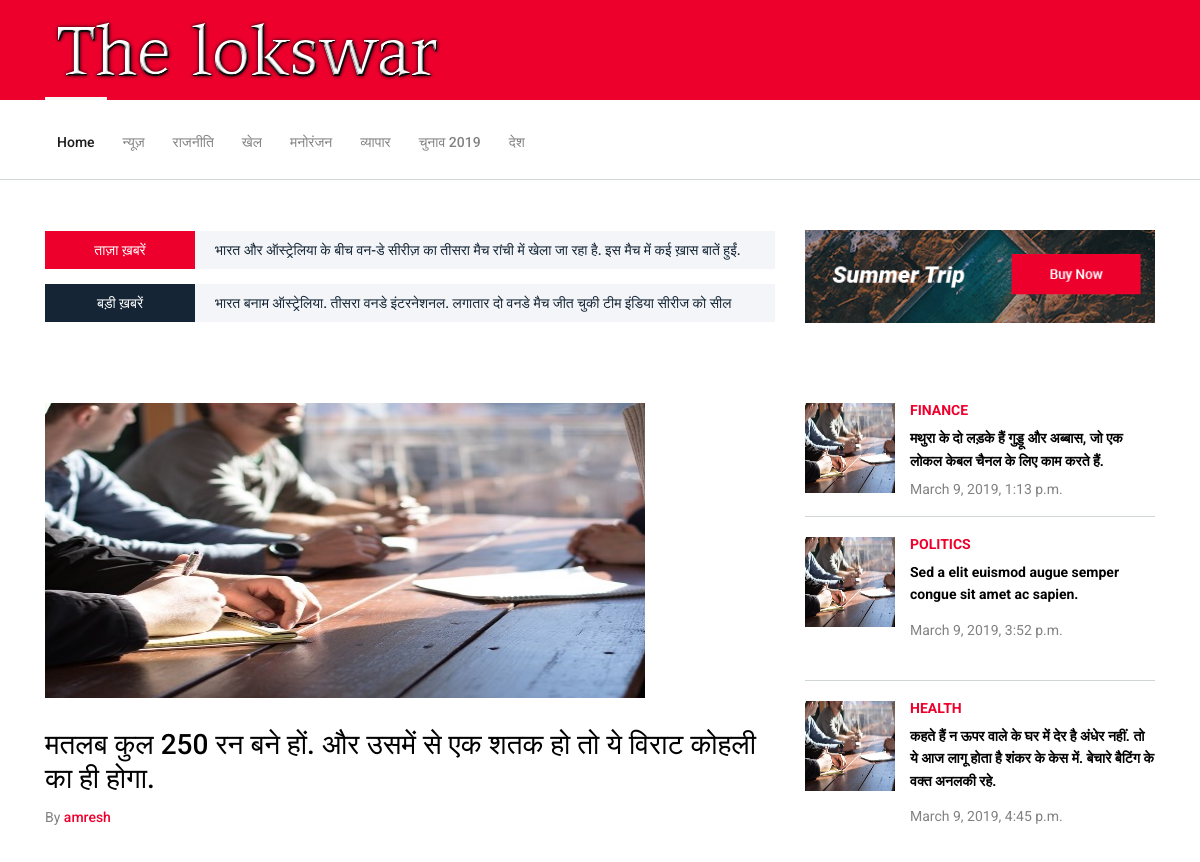
/politics_detail/t-shirt1/ (upper part), run on an earlier commit of the app's database.
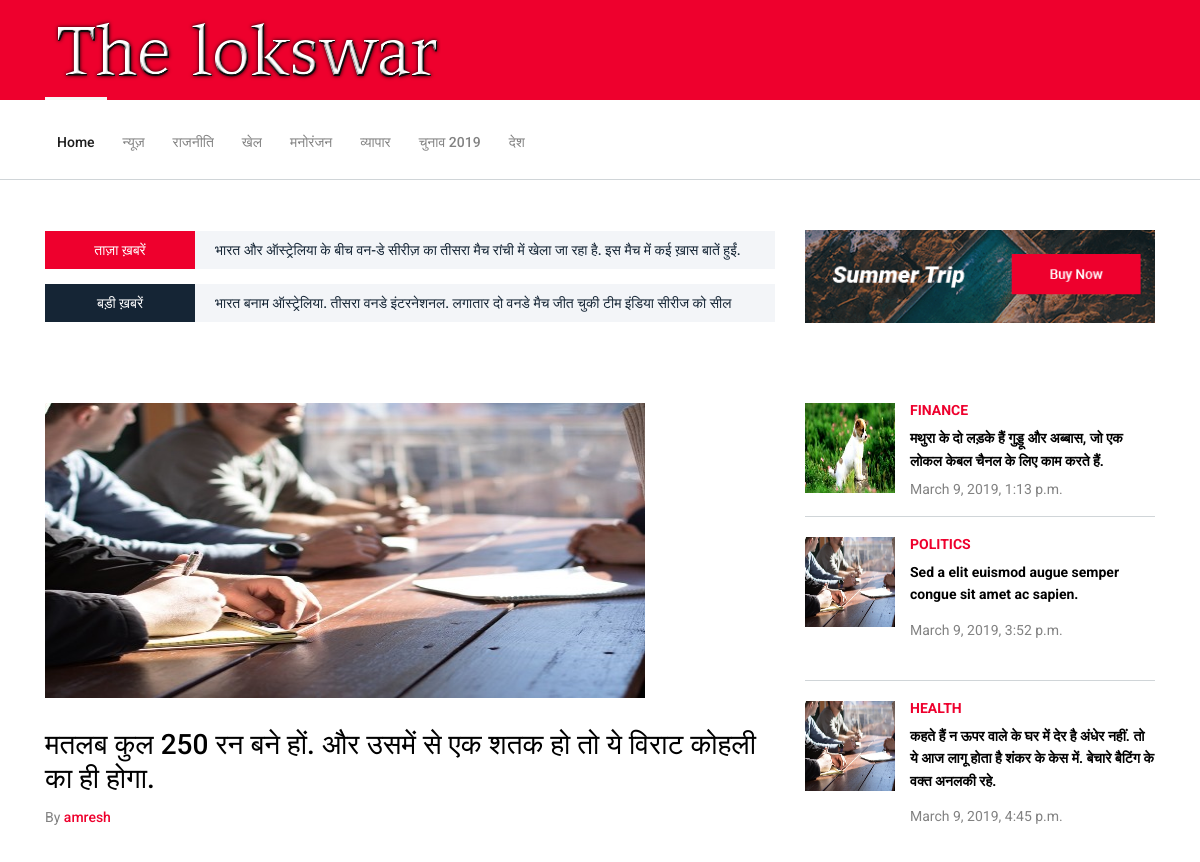
And on a later commit of the database.
### home/models.py (models this page shows, shortened)
class PopluarPostNews(models.Model):
    title = models.CharField(max_length=120,null=False)
    slug = models.SlugField(blank=True,null=True,unique=True,default=None)
    description = models.TextField(null=False)
    image = models.ImageField(upload_to='lokswar/',null=False,blank=False,default="default.jpg")
    author = models.CharField(max_length=90,null=False,default=None)
    date = models.DateTimeField(default=None,blank=True)
    featured = models.BooleanField(default=None,null=True)
    def get_absolute_url(self):
        return reverse("home:popularnews",kwargs={'slug':self.slug})

class TopNews(models.Model):
    title = models.CharField(max_length=120,null=False)
    slug = models.SlugField(blank=True,null=True,unique=True,default=None)
    description = models.TextField(null=False)
    image = models.ImageField(upload_to='lokswar/',null=False,blank=False,default="default.jpg")
    author = models.CharField(max_length=90,null=False,default=None)
    date = models.DateTimeField(default=None,blank=True)
    featured = models.BooleanField(default=None,null=True)
    def get_absolute_url(self):
        return reverse("home:topnews",kwargs={'slug':self.slug})

class Politics(models.Model):
    title = models.CharField(max_length=120,null=False)
    slug = models.SlugField(blank=True,null=True,unique=True,default=None)
    description = models.TextField(null=False)
    image = models.ImageField(upload_to='lokswar/',null=False,blank=False,default="default.jpg")
    author = models.CharField(max_length=90,null=False,default=None)
    date = models.DateTimeField(default=None,blank=True)
    featured = models.BooleanField(default=None,null=True)
    def get_absolute_url(self):
        return reverse("home:politics_detail",kwargs={'slug':self.slug})

class News(models.Model):
    title = models.CharField(max_length=120,null=False)
    slug = models.SlugField(blank=True,null=True,unique=True,default=None)
    description = models.TextField(null=False)
    image = models.ImageField(upload_to='lokswar/',null=False,blank=False,default="default.jpg")
    author = models.CharField(max_length=90,null=False,default=None)
    date = models.DateTimeField(default=None,blank=True)
    featured = models.BooleanField(default=None,null=True)
    def get_absolute_url(self):
        return reverse("home:news_detail",kwargs={'slug':self.slug})

class Movie(models.Model):
    title = models.CharField(max_length=120,null=False)
    slug = models.SlugField(blank=True,null=True,unique=True,default=None)
    description = models.TextField(null=False)
    image = models.ImageField(upload_to='lokswar/',null=False,blank=False,default="default.jpg")
    author = models.CharField(max_length=90,null=False,default=None)
    date = models.DateTimeField(default=None,blank=True)
    featured = models.BooleanField(default=None,null=True)

### home/views.py (the view)
# urls.py: path('politics_detail/<slug>/',views.politics_detail,name='politics_detail'),
def politics_detail(request, slug):
    detail2 = get_object_or_404(Politics, slug=slug)
    queryset0 = list(TopNews.objects.all())
    queryset1 = list(PopluarPostNews.objects.all())
    queryset3 = list(News.objects.filter().order_by('-id'))[:1]
    queryset4 = list(Politics.objects.filter().order_by('-id'))[:1]
    queryset5 = list(Movie.objects.filter().order_by('-id'))[:1]
    queryset6 = list(Sport.objects.filter().order_by('-id'))[:1]
    queryset7 = list(Election.objects.filter().order_by('-id'))[:1]
    queryset8 = list(Business.objects.filter().order_by('-id'))[:1]
    context = {
        'detail2':detail2,
        'queryset0':queryset0,
        'queryset1':queryset1,
        'queryset3':queryset3,
        'queryset4':queryset4,
        'queryset5':queryset5,
        'queryset6':queryset6,
        'queryset7':queryset7,
        'queryset8':queryset8,
    }
    return render(request, 'home/news_detail.html', context)

### home/models.py (called while the page is built)
    def get_absolute_url(self):
        return reverse("home:business_detail",kwargs={'slug':self.slug})

### home/templates/home/news_detail.html (shortened to what this page needs)
{% extends 'detail.html' %}
{% block detail %}
<div class="single-blog-post featured-post single-post">
    <div class="post-thumb">
        <img style="height:295px; width:600px;" src="{{ detail2.image.url }}" alt="">
    </div>
    <div class="post-data">
            <h3 class="post-title"> {{ detail2.title }}</h3>
        <div class="post-meta">
            <p class="post-author">By <a href="#">{{ detail2.author }}</a></p>
        </div>
    </div>
</div>
{% endblock %}

### home/templates/detail.html (shortened to what this page needs)
{% extends 'base.html' %}
{% load static %}
{% block content %}
    <div class="blog-area section-padding-0-80">
        <div class="container">
            <div class="row">
                <div class="col-12 col-lg-8">
                    <div class="blog-posts-area">
                     {% block detail %}
                     {% endblock %}
                       </div>
                </div>
                <div class="col-12 col-lg-4">
                    <div class="blog-sidebar-area">
                        <div class="latest-posts-widget mb-50">
                            {% for item in queryset3 %}
                            <div class="single-blog-post small-featured-post d-flex">
                                <div class="post-thumb">
                                    <a href="{{ item.get_absolute_url }}"><img style="height:90px;" src="{{ item.image.url }}" alt=""></a>
                                </div>
                                <div class="post-data">
                                    <a href="{% url 'home:news' %}" class="post-catagory">Finance</a>
                                    <div class="post-meta">
                                        <a href="{{ item.get_absolute_url }}" class="post-title">
                                            <h6>{{ item.title }}</h6>
                                        </a>
                                        <p class="post-date">{{ item.date }}</p>
                                    </div>
                                </div>
                            </div>
                            {% endfor %}
                            {% for item in queryset4 %}
                            <div class="single-blog-post small-featured-post d-flex">
                                <div class="post-thumb">
                                    <a href="{{ item.get_absolute_url }}"><img style="height:90px;" src="{{ item.image.url }}" alt=""></a>
                                </div>
                                <div class="post-data">
                                    <a href="{% url 'home:politics' %}" class="post-catagory">Politics</a>
                                    <div class="post-meta">
                                        <a href="{{ item.get_absolute_url }}" class="post-title">
                                            <h6>Sed a elit euismod augue semper congue sit amet ac sapien.</h6>
                                        </a>
                                        <p>{{ item.date }}</p>
                                    </div>
                                </div>
                            </div>
                            {% endfor %}
                            {% for item in queryset5 %}
                            <div class="single-blog-post small-featured-post d-flex">
                                <div class="post-thumb">
                                    <a href="{{ item.get_absloute_url }}"><img style="height:90px;" src="{{ item.image.url }}" alt=""></a>
                                </div>
                                <div class="post-data">
                                    <a href="{% url 'home:movie' %}" class="post-catagory">Health</a>
                                    <div class="post-meta">
                                        <a href="{{ item.get_absloute_url }}" class="post-title">
                                            <h6>{{ item.title }}</h6>
                                        </a>
                                        <p>{{ item.date }}</p>
                                    </div>
                                </div>
                            </div>
                            {% endfor %}
                            {% for item in queryset8 %}
                        </div>
                        {% endfor %}
                    </div>
                </div>
            </div>
        </div>
    </div>
{% endblock %}

### templates/base.html (shortened to what this page needs)
<!DOCTYPE html>
<html lang="en">
<head>
    {% load static %}
    <link rel="stylesheet" href="{% static 'css/main.css' %}">
    <link rel="stylesheet" href="{% static 'css/animate.css' %}">
    <link rel="stylesheet" href="{% static 'css/bootstrap.min.css' %}">
    <link rel="stylesheet" href="{% static 'css/classy-nav.min.css' %}">
    <link rel="stylesheet" href="{% static 'css/custom-icon.css' %}">
    <link rel="stylesheet" href="{% static 'css/font-awesome.min.css' %}">
    <link rel="stylesheet" href="{% static 'css/magnific-popup.css' %}">
    <link rel="stylesheet" href="{% static 'css/nice-select.min.css' %}">
    <link rel="stylesheet" href="{% static 'css/owl.carousel.min.css' %}">
</head>
<body>
    <header class="header-area">
        <div class="top-header-area">
            <div class="container">
                <div class="row">
                    <div class="col-12">
                        <div class="top-header-content d-flex align-items-center justify-content-between">
                            <div class="logo">
                                <a href="{% url 'home:list' %}"><img src="{% static 'img/core-img/thelokswar.png' %}" alt=""></a>
                            </div>
                        </div>
                    </div>
                </div>
            </div>
        </div>
        <div class="newspaper-main-menu" id="stickyMenu">
            <div class="classy-nav-container breakpoint-off">
                <div class="container">
                    <nav class="classy-navbar justify-content-between" id="newspaperNav">
                        <div class="classy-menu">
                            <div class="classynav">
                                <ul>
                                    <li class="active"><a href="{% url 'home:list' %}">Home</a></li>
                                    <li><a href="{% url 'home:news' %}">न्यूज़ </a></li>
                                    <li><a href="{% url 'home:politics' %}">राजनीति </a></li>
                                    <li><a href="{%  url 'home:sports' %}">खेल </a></li>
                                    <li><a href="{% url 'home:movie' %}">मनोरंजन </a></li>
                                    <li><a href="{% url 'home:business' %}">व्यापार </a></li>
                                    <li><a href="{% url 'home:election' %}">चुनाव 2019</a></li>
                                    <li><a href="{% url 'home:country' %}">देश</a></li>
                                </ul>
                            </div>
                        </div>
                    </nav>
                </div>
            </div>
        </div>
    </header>
        <div class="hero-area">
            <div class="container">
                <div class="row align-items-center">
                    <div class="col-12 col-lg-8">
                        <div class="breaking-news-area d-flex align-items-center">
                            <div class="news-title">
                                <p>ताज़ा ख़बरें </p>
                            </div>
                            <div id="breakingNewsTicker" class="ticker">
                                <ul>
                                    {% for item in queryset1|slice:"-1:-4:-1" %}
                                    {% if item.featured == True %}
                                    <li><a href="{{ item.get_absolute_url }}">{{ item.title }}</a></li>
                                    {% endif %}
                                    {% endfor %}
                                </ul>
                            </div>
                        </div>
                        <div class="breaking-news-area d-flex align-items-center mt-15">
                            <div class="news-title title2">
                                <p>बड़ी ख़बरें </p>
                            </div>
                            <div id="internationalTicker" class="ticker">
                                <ul>
                                        {% for item in queryset0|slice:"-1:-4:-1" %}
                                        {% if item.featured == True %}
                                        <li><a href="{{ item.get_absolute_url }}">{{ item.title }}</a></li>
                                        {% endif %}
                                        {% endfor %}
                                </ul>
                            </div>
                        </div>
                    </div>
                    <div class="col-12 col-lg-4">
                        <div class="hero-add">
                            <a href="#"><img src="{% static 'img/bg-img/hero-add.gif' %}" alt=""></a>
                        </div>
                    </div>
                </div>
            </div>
        </div>
    {% block content %}
    {% endblock %}
</body>
</html>

What changed in the data, as far as the page shows it:
changed News: image: a different picture
